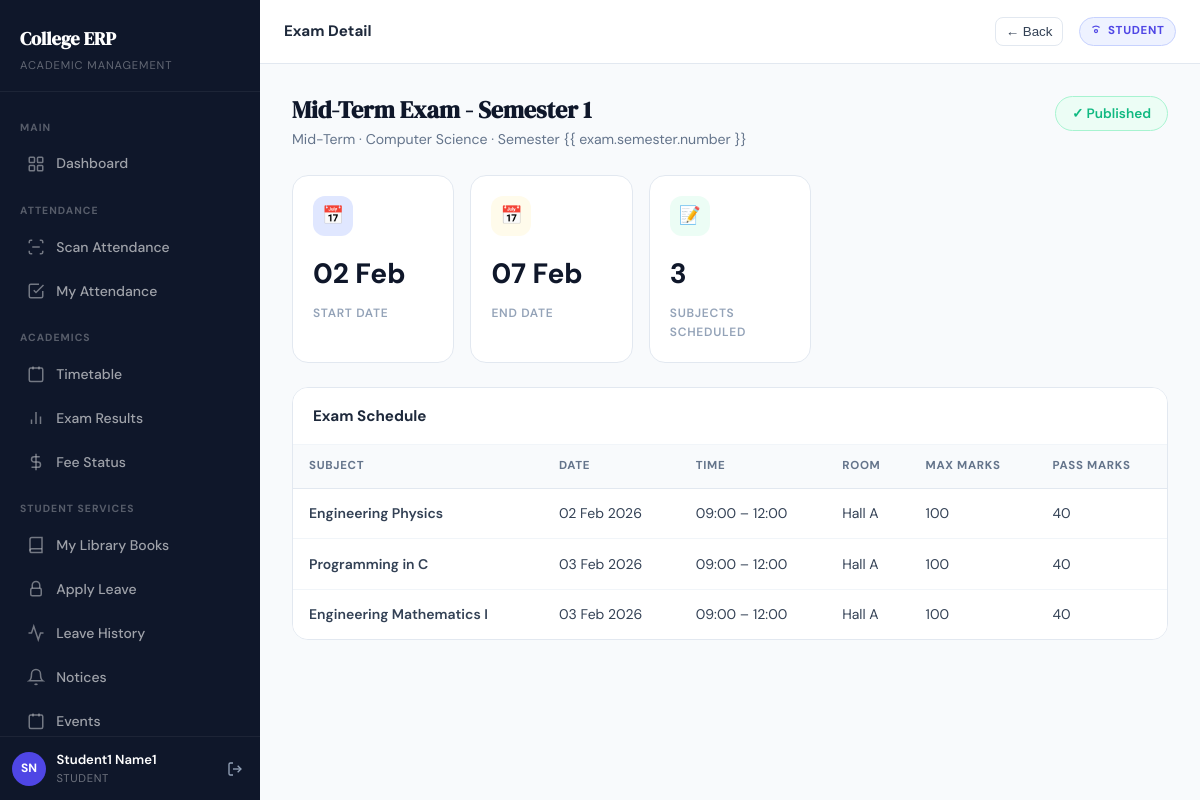
Screenshot of /examinations/1/ (signed in) with the database file from the repository.
### apps/accounts/models.py (models this page shows, shortened)
class CustomUser(AbstractUser):
    first_name    = models.CharField(max_length=100)
    last_name     = models.CharField(max_length=100)
    email         = models.EmailField(unique=True)
    mobile_number = models.CharField(max_length=10, unique=True, null=True, blank=True)
    role          = models.CharField(max_length=20, choices=Role.choices)
    is_verified   = models.BooleanField(default=False)
    is_approved   = models.BooleanField(default=False)
    class Meta:
        indexes = [
            models.Index(fields=["role"]),
            models.Index(fields=["is_approved"]),
        ]
    @property
    def full_name(self):
        return f"{self.first_name} {self.last_name}".strip() or self.username
    @property
    def is_teacher(self):
        return self.role == Role.TEACHER
    @property
    def is_erp_manager(self):
        return self.role == Role.ERP_MANAGER or self.is_superuser

### apps/examinations/models.py (models this page shows, shortened)
class Exam(TimeStampedModel):
    exam_type = models.ForeignKey(
        ExamType, on_delete=models.CASCADE, related_name="exams"
    )
    course = models.ForeignKey(
        Course, on_delete=models.CASCADE, related_name="exams"
    )
    semester = models.ForeignKey(
        Semester, on_delete=models.CASCADE, related_name="exams"
    )
    name = models.CharField(max_length=200)
    start_date = models.DateField()
    end_date = models.DateField()
    is_published = models.BooleanField(default=False)
    class Meta:
        ordering = ["-start_date"]
        unique_together = ("exam_type", "course", "semester", "start_date")

class ExamType(TimeStampedModel):
    name = models.CharField(max_length=50, unique=True)
    class Meta:
        ordering = ["name"]

class ExamSchedule(TimeStampedModel):
    exam = models.ForeignKey(
        Exam, on_delete=models.CASCADE, related_name="schedules"
    )
    subject = models.ForeignKey(
        Subject, on_delete=models.CASCADE, related_name="exam_schedules"
    )
    date = models.DateField()
    start_time = models.TimeField()
    end_time = models.TimeField()
    room = models.CharField(max_length=50, blank=True)
    max_marks = models.PositiveIntegerField(default=100)
    passing_marks = models.PositiveIntegerField(default=40)
    class Meta:
        ordering = ["date", "start_time"]
        unique_together = ("exam", "subject")

### apps/academics/models.py (models this page shows, shortened)
class Course(TimeStampedModel):
    program = models.ForeignKey(
        Program, on_delete=models.CASCADE, related_name="courses"
    )
    name = models.CharField(max_length=100)
    class Meta:
        ordering = ["name"]
        unique_together = ("program", "name")

class Subject(TimeStampedModel):
    semester = models.ForeignKey(
        Semester, on_delete=models.CASCADE, related_name="subjects"
    )
    name = models.CharField(max_length=100, help_text="Full subject name (e.g., 'Data Structures')")
    code = models.CharField(
        max_length=20,
        unique=True,
        help_text="Unique subject code (e.g., 'CS301'). Globally unique across all courses."
    )
    class Meta:
        ordering = ["code"]
        unique_together = ("semester", "name")  # Can't repeat same name in same semester
        verbose_name = "Subject"
        verbose_name_plural = "Subjects"
        indexes = [
            models.Index(fields=["code"]),
            models.Index(fields=["semester", "name"]),
        ]

### apps/examinations/views.py (the view)
# urls.py: path("<int:exam_id>/",                  views.exam_detail,       name="exam_detail"),
@login_required
def exam_detail(request, exam_id):
    exam = get_object_or_404(
        Exam.objects.select_related("exam_type", "course", "semester"),
        pk=exam_id,
    )
    schedules = exam.schedules.select_related("subject").order_by("date", "start_time")
    return render(request, "examinations/exam_detail.html", {
        "exam": exam,
        "schedules": schedules,
    })

### templates/examinations/exam_detail.html (shortened to what this page needs)
{% extends "base.html" %}
{% block topbar_title %}Exam Detail{% endblock %}
{% block content %}
<div class="page-header fade-in-up">
    <div>
        <div class="page-header-title">{{ exam.name }}</div>
        <div class="page-header-subtitle">{{ exam.exam_type.name }} · {{ exam.course.name }} · Semester {{
            exam.semester.number }}</div>
    </div>
    <div style="display:flex;gap:.75rem;align-items:center">
        {% if exam.is_published %}
        <span class="status-badge open" style="font-size:.85rem;padding:.35rem 1rem">✓ Published</span>
        {% else %}
        <span class="status-badge pending" style="font-size:.85rem;padding:.35rem 1rem">Draft</span>
        {% endif %}
    </div>
</div>
<div class="stats-grid fade-in-up">
    <div class="stat-card">
        <div class="stat-card-icon indigo">📅</div>
        <div class="stat-card-value">{{ exam.start_date|date:"d M" }}</div>
        <div class="stat-card-label">Start Date</div>
    </div>
    <div class="stat-card">
        <div class="stat-card-icon amber">📅</div>
        <div class="stat-card-value">{{ exam.end_date|date:"d M" }}</div>
        <div class="stat-card-label">End Date</div>
    </div>
    <div class="stat-card">
        <div class="stat-card-icon green">📝</div>
        <div class="stat-card-value">{{ schedules|length }}</div>
        <div class="stat-card-label">Subjects Scheduled</div>
    </div>
</div>
<div class="card fade-in-up">
    <div class="card-header">
        <div class="card-title">Exam Schedule</div>
    </div>
    {% if schedules %}
    <div class="table-wrapper" style="border:none;border-radius:0">
        <table class="erp-table">
            <thead>
                <tr>
                    <th>Subject</th>
                    <th>Date</th>
                    <th>Time</th>
                    <th>Room</th>
                    <th>Max Marks</th>
                    <th>Pass Marks</th>
                </tr>
            </thead>
            <tbody>
                {% for s in schedules %}
                <tr>
                    <td class="fw-semibold">{{ s.subject.name }}</td>
                    <td>{{ s.date|date:"d M Y" }}</td>
                    <td class="text-muted">{{ s.start_time|time:"H:i" }} – {{ s.end_time|time:"H:i" }}</td>
                    <td>{{ s.room|default:"—" }}</td>
                    <td>{{ s.max_marks }}</td>
                    <td>{{ s.passing_marks }}</td>
                </tr>
                {% endfor %}
            </tbody>
        </table>
    </div>
    {% else %}
    <div class="card-body">
        <div class="alert alert-info" style="margin:0">No subjects scheduled yet.</div>
    </div>
    {% endif %}
</div>
{% endblock %}

### templates/base.html (shortened to what this page needs)
{% load static %}
<!DOCTYPE html>
<html lang="en">
<head>
  <link rel="stylesheet" href="{% static 'css/style.css' %}">
</head>
<body>
{% if request.user.is_authenticated %}
<div class="app-shell">
  <aside class="sidebar" id="sidebar">
    <div class="sidebar-logo">
      <a href="{% url 'dashboard' %}" class="sidebar-logo-text">College ERP</a>
      <div class="sidebar-logo-sub">Academic Management</div>
    </div>
    <nav class="sidebar-nav">
      <div class="sidebar-section-label">Main</div>
      <a href="{% url 'dashboard' %}"
         class="sidebar-link {% if request.resolver_match.url_name == 'dashboard' %}active{% endif %}">
        <svg viewBox="0 0 24 24" fill="none" stroke="currentColor" stroke-width="2">
          <rect x="3" y="3" width="7" height="7" rx="1"/><rect x="14" y="3" width="7" height="7" rx="1"/>
          <rect x="14" y="14" width="7" height="7" rx="1"/><rect x="3" y="14" width="7" height="7" rx="1"/>
        </svg>
        Dashboard
      </a>
      {% if request.user.role == "STUDENT" %}
      <div class="sidebar-section-label">Attendance</div>
      <a href="{% url 'scan_attendance' %}"
         class="sidebar-link {% if request.resolver_match.url_name == 'scan_attendance' %}active{% endif %}">
        <svg viewBox="0 0 24 24" fill="none" stroke="currentColor" stroke-width="2">
          <path d="M3 7V5a2 2 0 0 1 2-2h2"/><path d="M21 7V5a2 2 0 0 0-2-2h-2"/>
          <path d="M3 17v2a2 2 0 0 0 2 2h2"/><path d="M21 17v2a2 2 0 0 1-2 2h-2"/>
          <line x1="7" y1="12" x2="17" y2="12"/>
        </svg>
        Scan Attendance
      </a>
      <a href="{% url 'my_attendance' %}"
         class="sidebar-link {% if request.resolver_match.url_name == 'my_attendance' %}active{% endif %}">
        <svg viewBox="0 0 24 24" fill="none" stroke="currentColor" stroke-width="2">
          <polyline points="9 11 12 14 22 4"/><path d="M21 12v7a2 2 0 0 1-2 2H5a2 2 0 0 1-2-2V5a2 2 0 0 1 2-2h11"/>
        </svg>
        My Attendance
      </a>
      <div class="sidebar-section-label">Academics</div>
      <a href="{% url 'my_timetable' %}"
         class="sidebar-link {% if request.resolver_match.url_name == 'my_timetable' %}active{% endif %}">
        <svg viewBox="0 0 24 24" fill="none" stroke="currentColor" stroke-width="2">
          <rect x="3" y="4" width="18" height="18" rx="2"/><line x1="16" y1="2" x2="16" y2="6"/><line x1="8" y1="2" x2="8" y2="6"/>
        </svg>
        Timetable
      </a>
      <a href="{% url 'my_results' %}"
         class="sidebar-link {% if request.resolver_match.url_name == 'my_results' %}active{% endif %}">
        <svg viewBox="0 0 24 24" fill="none" stroke="currentColor" stroke-width="2">
          <line x1="18" y1="20" x2="18" y2="10"/><line x1="12" y1="20" x2="12" y2="4"/><line x1="6" y1="20" x2="6" y2="14"/>
        </svg>
        Exam Results
      </a>
      <a href="{% url 'my_fees' %}"
         class="sidebar-link {% if request.resolver_match.url_name == 'my_fees' %}active{% endif %}">
        <svg viewBox="0 0 24 24" fill="none" stroke="currentColor" stroke-width="2">
          <line x1="12" y1="1" x2="12" y2="23"/><path d="M17 5H9.5a3.5 3.5 0 0 0 0 7h5a3.5 3.5 0 0 1 0 7H6"/>
        </svg>
        Fee Status
      </a>
      <div class="sidebar-section-label">Student Services</div>
      <a href="{% url 'my_books' %}"
         class="sidebar-link {% if request.resolver_match.url_name == 'my_books' %}active{% endif %}">
        <svg viewBox="0 0 24 24" fill="none" stroke="currentColor" stroke-width="2">
          <path d="M4 19.5A2.5 2.5 0 0 1 6.5 17H20"/><path d="M6.5 2H20v20H6.5A2.5 2.5 0 0 1 4 19.5V4.5A2.5 2.5 0 0 1 6.5 2z"/>
        </svg>
        My Library Books
      </a>
      <a href="{% url 'apply_leave' %}"
         class="sidebar-link {% if request.resolver_match.url_name == 'apply_leave' %}active{% endif %}">
        <svg viewBox="0 0 24 24" fill="none" stroke="currentColor" stroke-width="2">
          <path d="M7 11V7a5 5 0 0 1 10 0v4"/><rect x="5" y="11" width="14" height="10" rx="2"/>
        </svg>
        Apply Leave
      </a>
      <a href="{% url 'leave_history' %}"
         class="sidebar-link {% if request.resolver_match.url_name == 'leave_history' %}active{% endif %}">
        <svg viewBox="0 0 24 24" fill="none" stroke="currentColor" stroke-width="2">
          <polyline points="22 12 18 12 15 21 9 3 6 12 2 12"/>
        </svg>
        Leave History
      </a>
      <a href="{% url 'notice_list' %}"
         class="sidebar-link {% if request.resolver_match.url_name == 'notice_list' %}active{% endif %}">
        <svg viewBox="0 0 24 24" fill="none" stroke="currentColor" stroke-width="2">
          <path d="M18 8a6 6 0 0 0-12 0c0 7-3 9-3 9h18s-3-2-3-9"/><path d="M13.73 21a2 2 0 0 1-3.46 0"/>
        </svg>
        Notices
      </a>
      <a href="{% url 'event_list' %}"
         class="sidebar-link {% if request.resolver_match.url_name == 'event_list' %}active{% endif %}">
        <svg viewBox="0 0 24 24" fill="none" stroke="currentColor" stroke-width="2">
          <rect x="3" y="4" width="18" height="18" rx="2"/><line x1="16" y1="2" x2="16" y2="6"/><line x1="8" y1="2" x2="8" y2="6"/>
        </svg>
        Events
      </a>
      {% endif %}
    </nav>
    <div class="sidebar-footer">
      <div class="sidebar-user">
        <div class="sidebar-avatar">
          {{ request.user.first_name|first|upper }}{{ request.user.last_name|first|upper }}
        </div>
        <div class="sidebar-user-info">
          <div class="sidebar-user-name">{{ request.user.full_name }}</div>
          <div class="sidebar-user-role">{{ request.user.get_role_display }}</div>
        </div>
        <form method="post" action="{% url 'logout' %}" style="margin:0;">
          <button type="submit" class="sidebar-logout" title="Logout" style="border:none;background:transparent;cursor:pointer;">
            <svg width="16" height="16" viewBox="0 0 24 24" fill="none" stroke="currentColor" stroke-width="2">
              <path d="M9 21H5a2 2 0 0 1-2-2V5a2 2 0 0 1 2-2h4"/>
              <polyline points="16 17 21 12 16 7"/><line x1="21" y1="12" x2="9" y2="12"/>
            </svg>
          </button>
        </form>
      </div>
    </div>
  </aside>
  <div class="main-content">
    <header class="topbar">
      <span class="topbar-title">{% block topbar_title %}Dashboard{% endblock %}</span>
      <button
        type="button"
        onclick="if (window.history.length > 1) { window.history.back(); } else { window.location.href='{% url 'dashboard' %}'; }"
        style="margin-left:.75rem;border:1px solid var(--gray-200);background:#fff;border-radius:.5rem;padding:.35rem .6rem;cursor:pointer;color:var(--gray-700);font-weight:500;"
        aria-label="Go back"
        title="Go back"
      >
        ← Back
      </button>
      <span class="topbar-badge">
        <svg width="12" height="12" viewBox="0 0 24 24" fill="none" stroke="currentColor" stroke-width="2.5">
          <circle cx="12" cy="12" r="3"/>
          <path d="M19.07 4.93A10 10 0 0 0 12 2a10 10 0 0 0-7.07 2.93"/>
        </svg>
        {{ request.user.get_role_display }}
      </span>
    </header>
    <main class="page-content">
      {% block content %}{% endblock %}
    </main>
  </div>
</div>
{% else %}
<!-- ════════════════════════════════════════════════════════
     UNAUTHENTICATED LAYOUT (no sidebar)
═════════════════════════════════════════════════════════ -->
{% block outer_content %}{% endblock %}
{% endif %}
</body>
</html>

### rows the page displays
CustomUser: user.first_name|first "S", user.last_name|first "N", user.full_name "Student1 Name1", user.role "STUDENT"
Exam: name "Mid-Term Exam - Semester 1", exam_type.name "Mid-Term", course.name "Computer Science", start_date "02 Feb", end_date "07 Feb"
ExamSchedule: subject.name "Engineering Physics", date "02 Feb 2026", start_time "09:00", end_time "12:00", room "Hall A", max_marks "100", passing_marks "40"
ExamSchedule: subject.name "Programming in C", date "03 Feb 2026", start_time "09:00", end_time "12:00", room "Hall A", max_marks "100", passing_marks "40"
ExamSchedule: subject.name "Engineering Mathematics I", date "03 Feb 2026", start_time "09:00", end_time "12:00", room "Hall A", max_marks "100", passing_marks "40"

### other values shown
{{ schedules|length }} "3"
